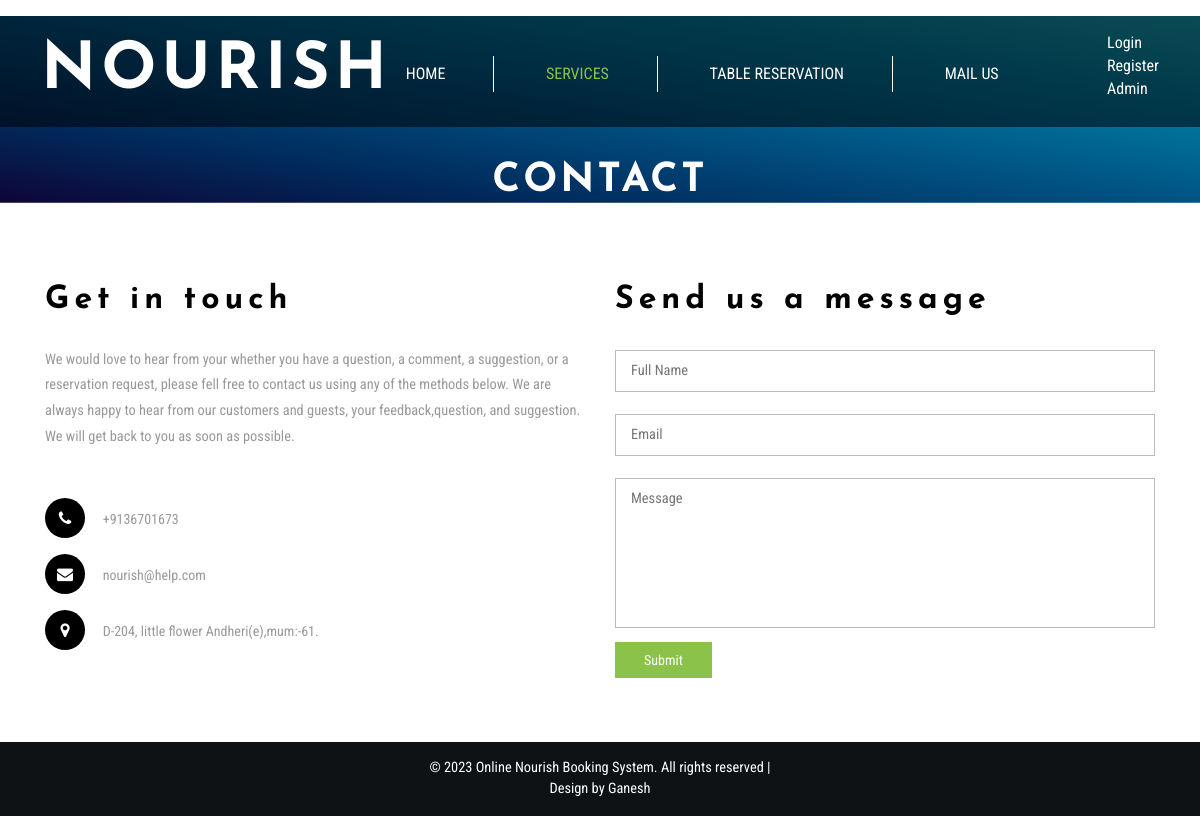
The app's page /mail.php with its own data.
### tables this page shows
CREATE TABLE `tblpage` (
  `ID` int(10) NOT NULL,
  `PageType` varchar(100) DEFAULT NULL,
  `PageTitle` mediumtext DEFAULT NULL,
  `PageDescription` mediumtext DEFAULT NULL,
  `Email` varchar(200) DEFAULT NULL,
  `MobileNumber` bigint(10) DEFAULT NULL,
  `UpdationDate` timestamp NULL DEFAULT NULL ON UPDATE current_timestamp()
);

### mail.php (the view, shortened to what this page needs)
<!DOCTYPE html>
<html lang="en">
<head>
<link href="css/bootstrap.css" rel="stylesheet" type="text/css" media="all" />
<link rel="stylesheet" href="css/style.css" type="text/css" media="all" />
<link href="css/font-awesome.css" rel="stylesheet">
</head>
<body>
	<div class="banner jarallax">
		<div class="agileinfo-dot">
			<?php include_once('includes/header.php');?>
			<div class="wthree-heading">
				<h2>Contact</h2>
			</div>
		</div>
	</div>
	<div class="contact">
		<div class="container">
			<div class="agile-contact-form">
				<div class="col-md-6 contact-form-left">
					<div class="w3layouts-contact-form-top">
						<h3>Get in touch</h3>
						<p>We would love to hear from your whether you have a question, a comment, a suggestion, or a reservation request, please fell free to contact us using any of the methods below. We are always happy to hear from our customers and guests, your feedback,question, and suggestion. We will get back to you as soon as possible.</p>
					</div>
					<div class="agileits-contact-address">
						<ul>
							<?php
$sql="SELECT * from tblpage where PageType='contactus'";
$query = $dbh -> prepare($sql);
$query->execute();
$results=$query->fetchAll(PDO::FETCH_OBJ);
$cnt=1;
if($query->rowCount() > 0)
{
foreach($results as $row)
{               ?>
							<li><i style="background:#000;" class="fa fa-phone" aria-hidden="true"></i> <span>+<?php  echo htmlentities($row->MobileNumber);?></span></li>
							<li><i style="background:#000;" class="fa fa-phone fa-envelope" aria-hidden="true"></i> <span><?php  echo htmlentities($row->Email);?></span></li>
							<li><i style="background:#000;" class="fa fa-map-marker" aria-hidden="true"></i> <span><?php  echo htmlentities($row->PageDescription);?>.</span></li><?php $cnt=$cnt+1;}} ?>
						</ul>
					</div>
				</div>
				<div class="col-md-6 contact-form-right">
					<div class="contact-form-top">
						<h3>Send us a message</h3>
					</div>
					<div class="agileinfo-contact-form-grid">
						<form action="#" method="post">
							<input  placeholder="Full Name " name="name" type="text" required="true">
							<input  placeholder="Email" name="email" type="email" required="true">
							<textarea name="message" placeholder="Message" required=""></textarea>
							<button class="btn1" name="submit">Submit</button>
						</form>
					</div>
				</div>
				<div class="clearfix"> </div>
			</div>
		</div>
	</div>
	<?php include_once('includes/footer.php');?>
</body>
</html>

### css/style.css (style rules this page uses)
html, body { font-size: 100%; font-family: 'Roboto Condensed', sans-serif; }
body { background:#FFFFFF; }
.banner { background: url(../images/1.jpg) no-repeat 0px 147px; background-size: cover; background-image: linear-gradient(to right top, #0e0537, #002d5f, #005383, #007ba1, #16a4b9); }
.jarallax { position: relative; background-size: cover; background-repeat: no-repeat; background-position: 50% 50%; }
.banner-bottom,.services,.services-bottom,footer,.about-top,.agile-dot,.team,.gallery,.codes,.typography,.contact,.single { padding:4em 0; }
.agile-heading h3,.advantages-top h3,h2.agileits-icons-title, h3.agileits-icons-title,.w3layouts-contact-form-top h3,.contact-form-top h3,.w3agile-map h3,.agileits_three_comments h3, .w3_leave_comment h3 { color: #FFFFFF; font-size: 2em; letter-spacing: 5px; font-weight: 800; margin: 0; text-align: center; font-family: 'Josefin Sans', sans-serif; }
.wthree-heading { margin: 2em 0 1em; }
.wthree-heading h2 { color: #ffffff; font-size: 2.5em; text-align: center; margin: 0; letter-spacing: 3px; font-weight: 800; text-transform: uppercase; font-family: 'Josefin Sans', sans-serif; }
.agileits-contact-address { margin: 3em 0 0 0; }
.w3layouts-contact-form-top h3,.contact-form-top h3,.w3agile-map h3 { color:#000000; text-align:left; }
.w3layouts-contact-form-top p { margin:2em 0; color:#999999; font-size:.9em; line-height:1.8em; }
.agileits-contact-address ul { padding: 0; margin: 0; }
.agileits-contact-address ul li { display: block; margin: 1em 0; }
.agileits-contact-address ul li i.fa.fa-phone,.agileits-contact-address ul li i.fa.fa-map-marker { height: 40px; width: 40px; background: #8bc34a; line-height: 40px; text-align: center; color: #FFF; border-radius: 50%; -webkit-border-radius: 50%; -moz-border-radius: 50%; -o-border-radius: 50%; -ms-border-radius: 50%; transition: 0.5s all; -webkit-transition: 0.5s all; -moz-transition: 0.5s all; -o-transition: 0.5s all; }
.agileits-contact-address ul li span { color: #999999; font-size: .875em; margin-left: 1em; }
.agileinfo-contact-form-grid { margin: 2em 0 0 0; }
.agileinfo-contact-form-grid input[type="text"],.agileinfo-contact-form-grid input[type="email"] { display: inline-block; background: none; border: 1.5px solid #BBBBBB; width: 100%; outline: none; padding: 10px 15px 10px 15px; font-size: .9em; color: #BBBBBB; margin-bottom: 1.5em; }
.agileinfo-contact-form-grid input[type="password"],.agileinfo-contact-form-grid input[type="email"] { display: inline-block; background: none; border: 1.5px solid #BBBBBB; width: 100%; outline: none; padding: 10px 15px 10px 15px; font-size: .9em; color: #BBBBBB; margin-bottom: 1.5em; }
.agileinfo-contact-form-grid textarea { background: none; border: 1.5px solid #BBBBBB; width: 100%; display: block; height: 150px; outline: none; font-size: 0.9em; color: #BBBBBB; resize: none; padding: 10px 15px 10px 15px; margin-bottom: 1em; }
button.btn1 { border: solid 1px #8bc34a; color: #ffffff; font-size: .875em; padding: .5em 2em; text-decoration: none; background: #8bc34a; transition: 0.5s all; -webkit-transition: 0.5s all; -moz-transition: 0.5s all; -o-transition: 0.5s all; -ms-transition: 0.5s all; }

### records on screen
tblpage: MobileNumber "9136701673", Email "nourish@help.com", PageDescription "D-204, little flower Andheri(e),mum:-61"
